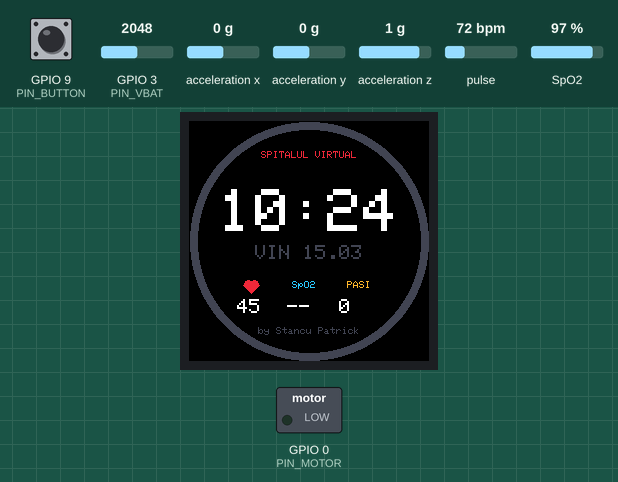
The program below on a simulated ESP32-C3. Parts: 240×240 colour display, switched loads named in the program (green lamp = pin HIGH). The inputs (shaded band) are chosen by the test bench; at power-on: GPIO 3 (PIN_VBAT) = 2048, GPIO 9 (PIN_BUTTON) HIGH, acceleration x 0 g, acceleration y 0 g, acceleration z 1 g, pulse 72 bpm, SpO2 97 % (analog values on the 0–4095 scale). The local clock reads 2024-03-15 10:24:30 at power-on unless the program sets it; nothing arrives over Bluetooth unless stated; a phone connects over Bluetooth LE 3 s after start; pins used as bus, display or sensor lines are not drawn; what the program prints to the serial monitor is not drawn.

Above: at 2.3 s.
2.4 s: GPIO 3 (PIN_VBAT) set to 2136
At 6.3 s:
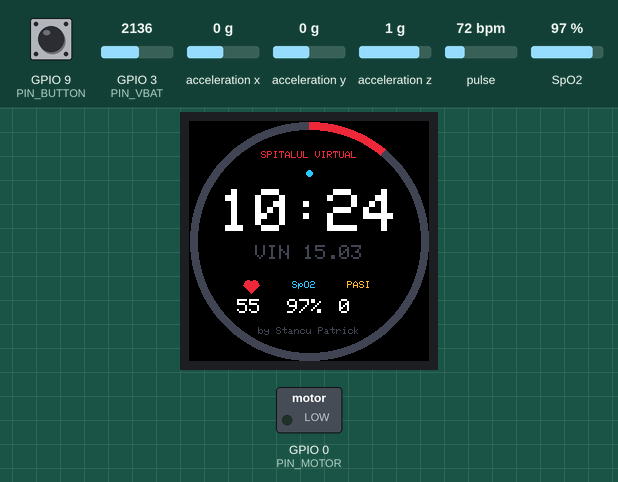
6.8 s: GPIO 9 (PIN_BUTTON) pulled LOW for 1 s
At 8.18 s:
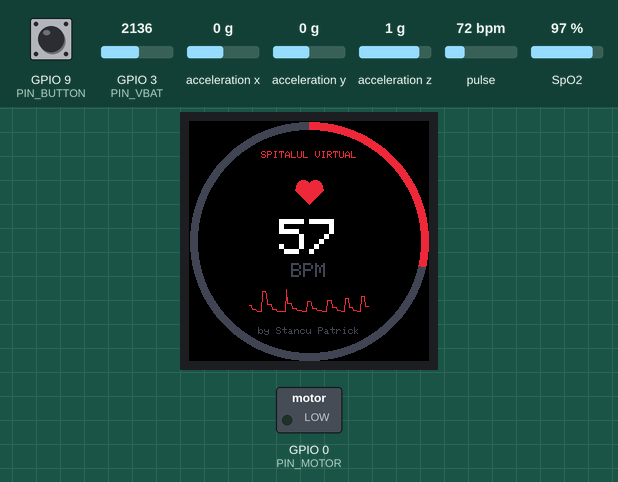
8.4 s: GPIO 9 (PIN_BUTTON) pulled LOW for 1 s
At 10.7 s:
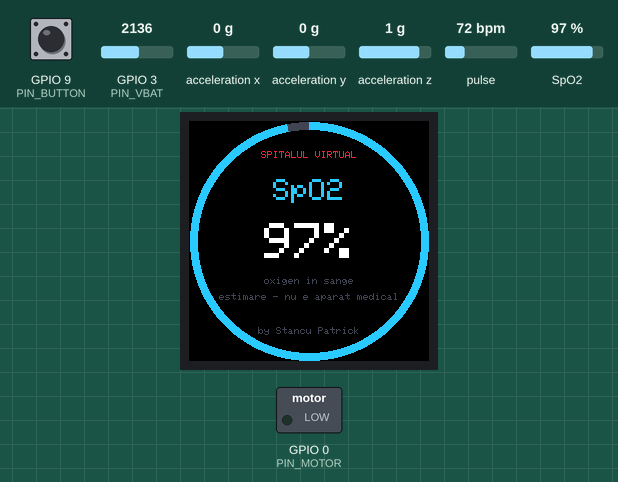
11.0 s: GPIO 9 (PIN_BUTTON) pulled LOW for 1 s
At 12.9 s:
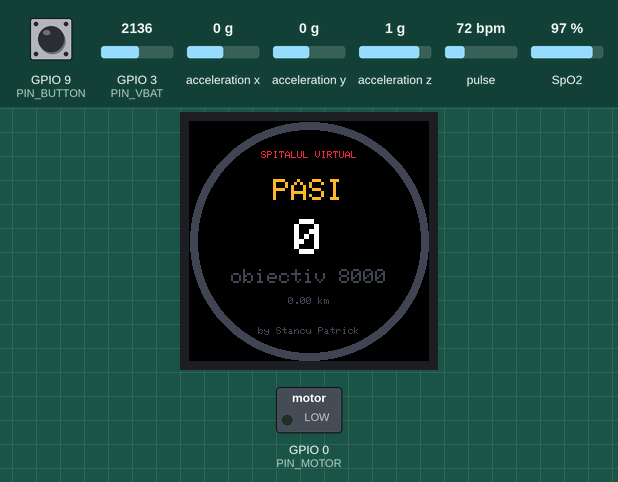
13.6 s: acceleration x set to -1.4 g
At 14.2 s:
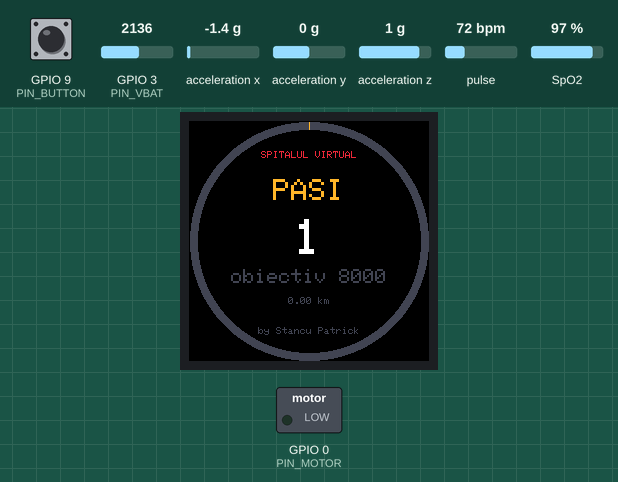
15.3 s: GPIO 9 (PIN_BUTTON) pulled LOW for 0.15 s
At 16.2 s:
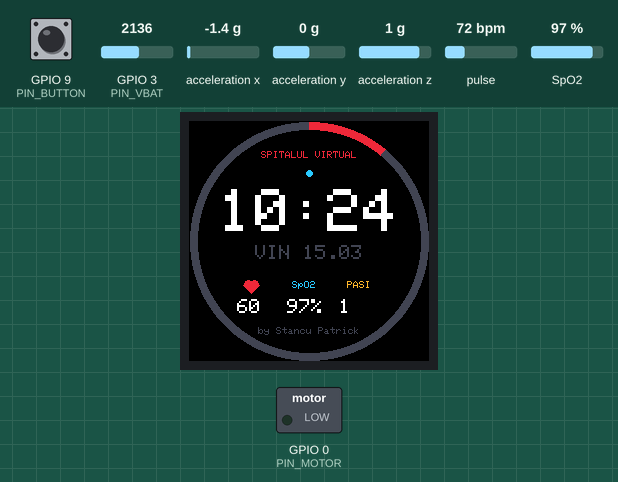
Timing chart, 0 to 18.3 s (numbered marks = the images above; inputs shaded):
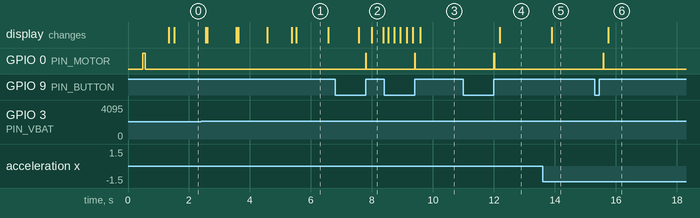

The program:

main.cpp
```cpp
// =====================================================================
//  SPITALUL VIRTUAL smartwatch firmware          made by Stancu Patrick
//  ESP32-C3 + MAX30102 (heart rate, SpO2) + LIS3DH (steps) + GC9A01 round display
//
//  Side button: short press = next screen, long press = screen off/on
//  Bluetooth LE: standard Heart Rate service, name "Spitalul Virtual"
//
//  Hobby project: the readings are estimates, NOT for medical use.
// =====================================================================
#include <Arduino.h>
#include <Wire.h>
#include <WiFi.h>
#include <time.h>
#include <Arduino_GFX_Library.h>
#include <Adafruit_LIS3DH.h>
#include "MAX30105.h"
#include "heartRate.h"
#include "spo2_algorithm.h"
#include <BLEDevice.h>
#include <BLEServer.h>
#include <BLE2902.h>
#include "config.h"

// ------------------------------------------------------------------ display
Arduino_DataBus *bus = new Arduino_ESP32SPI(PIN_LCD_DC, PIN_LCD_CS, PIN_LCD_SCK, PIN_LCD_MOSI, GFX_NOT_DEFINED);
Arduino_GFX *panel = new Arduino_GC9A01(bus, GFX_NOT_DEFINED /* RES is tied to EN */, 0, true /* IPS */);
Arduino_Canvas *gfx = new Arduino_Canvas(240, 240, panel);   // draw off-screen, then flush = no flicker
const int CX = 120, CY = 120;
uint16_t C_BG, C_TXT, C_DIM, C_RED, C_CYAN, C_GREEN, C_AMBER;

// ------------------------------------------------------------------ sensors
MAX30105 hr;
Adafruit_LIS3DH acc;
bool hrOk = false, accOk = false;

// heart rate (beat detection) + SpO2 (Maxim algorithm on 100-sample windows)
const int BUF = 100;
uint32_t irBuf[BUF], redBuf[BUF];
int bufFill = 0, newSamples = 0;
int bpm = 0, spo2 = 0;
float bpmAvg = 0;
uint32_t lastBeat = 0;
bool finger = false;
int16_t wave[120]; int waveIdx = 0;

// steps
uint32_t steps = 0, lastStep = 0;
float accLP = 9.81f, accMean = 9.81f;
bool above = false;
const uint32_t STEP_GOAL = 8000;

// ui
int screen = 0;
const int SCREENS = 4;
bool screenOn = true;
uint32_t lastInput = 0, lastDraw = 0, lastHrNotify = 0;
uint32_t btnDown = 0; bool btnLatched = false;

// ble
BLECharacteristic *hrChar = nullptr;
bool bleConnected = false;
class SrvCB : public BLEServerCallbacks {
  void onConnect(BLEServer *) override { bleConnected = true; }
  void onDisconnect(BLEServer *) override { bleConnected = false; BLEDevice::startAdvertising(); }
};

// ------------------------------------------------------------------ helpers
void buzz(int ms) { digitalWrite(PIN_MOTOR, HIGH); delay(ms); digitalWrite(PIN_MOTOR, LOW); }
void backlight(uint8_t v) { ledcWrite(0, v); }

int batteryMv() { return analogReadMilliVolts(PIN_VBAT) * 2; }
int batteryPct() { return constrain(map(batteryMv(), 3350, 4150, 0, 100), 0, 100); }

void centerText(const char *s, int y, uint8_t size, uint16_t col) {
  int16_t x1, y1; uint16_t w, h;
  gfx->setTextSize(size);
  gfx->getTextBounds(s, 0, 0, &x1, &y1, &w, &h);
  gfx->setTextColor(col);
  gfx->setCursor(CX - w / 2 - x1, y - h / 2 - y1);
  gfx->print(s);
}

void heart(int x, int y, int r, uint16_t col) {
  gfx->fillCircle(x - r / 2, y - r / 3, r / 2 + 1, col);
  gfx->fillCircle(x + r / 2, y - r / 3, r / 2 + 1, col);
  gfx->fillTriangle(x - r - 1, y - r / 6, x + r + 1, y - r / 6, x, y + r, col);
}

void ring(float frac, uint16_t col, int r1 = 112, int r2 = 119) {
  gfx->fillArc(CX, CY, r2, r1, 0, 360, C_DIM);
  if (frac > 0) gfx->fillArc(CX, CY, r2, r1, 270, 270 + 360.0f * constrain(frac, 0.0f, 1.0f), col);
}

void getNow(struct tm &t) {
  if (!getLocalTime(&t, 0)) {             // no NTP: count from the build time
    static time_t base = 0;
    if (!base) {
      struct tm b = {}; strptime(__DATE__ " " __TIME__, "%b %d %Y %H:%M:%S", &b); base = mktime(&b);
    }
    time_t n = base + millis() / 1000; localtime_r(&n, &t);
  }
}

// ------------------------------------------------------------------ screens
void drawBrand() {
  centerText("SPITALUL VIRTUAL", 34, 1, C_RED);
  centerText("by Stancu Patrick", 210, 1, C_DIM);
}

void drawWatchFace() {
  struct tm t; getNow(t);
  char buf[32];
  ring(batteryPct() / 100.0f, batteryPct() > 20 ? C_GREEN : C_RED);
  drawBrand();
  snprintf(buf, sizeof buf, "%02d:%02d", t.tm_hour, t.tm_min);
  centerText(buf, 92, 6, C_TXT);
  static const char *days[] = {"DUM", "LUN", "MAR", "MIE", "JOI", "VIN", "SAM"};
  snprintf(buf, sizeof buf, "%s %02d.%02d", days[t.tm_wday], t.tm_mday, t.tm_mon + 1);
  centerText(buf, 132, 2, C_DIM);
  // three small stats
  heart(62, 165, 7, C_RED);
  snprintf(buf, sizeof buf, "%d", finger ? bpm : 0);
  gfx->setTextSize(2); gfx->setTextColor(C_TXT); gfx->setCursor(48, 178); gfx->print(finger && bpm ? buf : "--");
  gfx->setTextColor(C_CYAN); gfx->setCursor(103, 160); gfx->setTextSize(1); gfx->print("SpO2");
  snprintf(buf, sizeof buf, "%d%%", spo2);
  gfx->setTextSize(2); gfx->setTextColor(C_TXT); gfx->setCursor(98, 178); gfx->print(finger && spo2 ? buf : "--");
  gfx->setTextColor(C_AMBER); gfx->setTextSize(1); gfx->setCursor(158, 160); gfx->print("PASI");
  snprintf(buf, sizeof buf, "%lu", (unsigned long)steps);
  gfx->setTextSize(2); gfx->setTextColor(C_TXT); gfx->setCursor(150, 178); gfx->print(buf);
  if (bleConnected) gfx->fillCircle(CX, 52, 3, C_CYAN);
}

void drawHeart() {
  char buf[16];
  ring(finger ? bpm / 200.0f : 0, C_RED);
  drawBrand();
  bool beat = millis() - lastBeat < 150;
  heart(CX, 70, beat ? 16 : 13, C_RED);
  snprintf(buf, sizeof buf, "%d", bpm);
  centerText(finger && bpm ? buf : "--", 118, 5, C_TXT);
  centerText("BPM", 150, 2, C_DIM);
  // pulse waveform
  int32_t mn = INT16_MAX, mx = INT16_MIN;
  for (int i = 0; i < 120; i++) { mn = min<int32_t>(mn, wave[i]); mx = max<int32_t>(mx, wave[i]); }
  int span = max<int32_t>(1, mx - mn);
  for (int i = 1; i < 120; i++) {
    int a = wave[(waveIdx + i - 1) % 120], b = wave[(waveIdx + i) % 120];
    gfx->drawLine(60 + i - 1, 190 - (a - mn) * 22 / span, 60 + i, 190 - (b - mn) * 22 / span, C_RED);
  }
  if (!finger) centerText("pune ceasul pe mana", 172, 1, C_AMBER);
}

void drawSpO2() {
  char buf[16];
  ring(finger ? spo2 / 100.0f : 0, C_CYAN);
  drawBrand();
  centerText("SpO2", 70, 3, C_CYAN);
  snprintf(buf, sizeof buf, "%d%%", spo2);
  centerText(finger && spo2 ? buf : "--", 122, 5, C_TXT);
  centerText("oxigen in sange", 160, 1, C_DIM);
  centerText("estimare - nu e aparat medical", 176, 1, C_DIM);
}

void drawSteps() {
  char buf[24];
  ring((float)steps / STEP_GOAL, C_AMBER);
  drawBrand();
  centerText("PASI", 70, 3, C_AMBER);
  snprintf(buf, sizeof buf, "%lu", (unsigned long)steps);
  centerText(buf, 118, 5, C_TXT);
  snprintf(buf, sizeof buf, "obiectiv %lu", (unsigned long)STEP_GOAL);
  centerText(buf, 156, 2, C_DIM);
  snprintf(buf, sizeof buf, "%.2f km", steps * 0.00075f);
  centerText(buf, 180, 1, C_DIM);
}

void draw() {
  gfx->fillScreen(C_BG);
  switch (screen) {
    case 0: drawWatchFace(); break;
    case 1: drawHeart(); break;
    case 2: drawSpO2(); break;
    case 3: drawSteps(); break;
  }
  gfx->flush();
}

// ------------------------------------------------------------------ sensor loops
void pollHeart() {
  if (!hrOk) return;
  hr.check();
  while (hr.available()) {
    uint32_t red = hr.getFIFORed(), ir = hr.getFIFOIR();
    hr.nextSample();
    finger = ir > 50000;
    wave[waveIdx] = (int16_t)((ir >> 4) & 0x7FFF); waveIdx = (waveIdx + 1) % 120;
    if (finger && checkForBeat(ir)) {
      uint32_t now = millis(), dt = now - lastBeat; lastBeat = now;
      float b = 60000.0f / dt;
      if (b > 35 && b < 210) { bpmAvg = bpmAvg ? bpmAvg * 0.75f + b * 0.25f : b; bpm = (int)(bpmAvg + 0.5f); }
    }
    // rolling window for SpO2
    if (bufFill < BUF) { irBuf[bufFill] = ir; redBuf[bufFill] = red; bufFill++; }
    else {
      memmove(irBuf, irBuf + 1, (BUF - 1) * sizeof(uint32_t)); memmove(redBuf, redBuf + 1, (BUF - 1) * sizeof(uint32_t));
      irBuf[BUF - 1] = ir; redBuf[BUF - 1] = red;
    }
    if (++newSamples >= 25 && bufFill == BUF) {
      newSamples = 0;
      int32_t s, h; int8_t sv, hv;
      maxim_heart_rate_and_oxygen_saturation(irBuf, BUF, redBuf, &s, &sv, &h, &hv);
      if (sv && s > 70 && s <= 100 && finger) spo2 = spo2 ? (spo2 * 3 + s) / 4 : s;
    }
  }
  if (!finger) { bpm = 0; bpmAvg = 0; spo2 = 0; }
}

void pollSteps() {
  if (!accOk) return;
  static uint32_t last = 0;
  if (millis() - last < 20) return;      // 50 Hz
  last = millis();
  sensors_event_t e; acc.getEvent(&e);
  float m = sqrtf(e.acceleration.x * e.acceleration.x + e.acceleration.y * e.acceleration.y + e.acceleration.z * e.acceleration.z);
  accLP += (m - accLP) * 0.25f;          // smooth
  accMean += (accLP - accMean) * 0.02f;  // slow baseline
  uint32_t now = millis();
  if (!above && accLP > accMean + 1.3f) {
    above = true;
    if (now - lastStep > 280) { steps++; lastStep = now; }
  } else if (above && accLP < accMean + 0.3f) above = false;
}

void pollButton() {
  bool down = digitalRead(PIN_BUTTON) == LOW;
  uint32_t now = millis();
  if (down && !btnDown) btnDown = now;
  if (down && !btnLatched && now - btnDown > 900) {          // long press
    btnLatched = true; screenOn = !screenOn; backlight(screenOn ? 200 : 0); buzz(60);
    lastInput = now;
  }
  if (!down && btnDown) {
    if (!btnLatched && now - btnDown > 30) {                 // short press
      if (!screenOn) { screenOn = true; backlight(200); }
      else screen = (screen + 1) % SCREENS;
      buzz(20); lastInput = now; draw();
    }
    btnDown = 0; btnLatched = false;
  }
}

// ------------------------------------------------------------------ setup / loop
void setupBle() {
  BLEDevice::init(DEVICE_NAME);
  BLEServer *srv = BLEDevice::createServer();
  srv->setCallbacks(new SrvCB());
  BLEService *svc = srv->createService(BLEUUID((uint16_t)0x180D));          // Heart Rate service
  hrChar = svc->createCharacteristic(BLEUUID((uint16_t)0x2A37), BLECharacteristic::PROPERTY_NOTIFY);
  hrChar->addDescriptor(new BLE2902());
  svc->start();
  BLEDevice::getAdvertising()->addServiceUUID(BLEUUID((uint16_t)0x180D));
  BLEDevice::startAdvertising();
}

void setupClock() {
  if (strlen(WIFI_SSID) == 0) return;
  WiFi.mode(WIFI_STA); WiFi.begin(WIFI_SSID, WIFI_PASSWORD);
  for (int i = 0; i < 40 && WiFi.status() != WL_CONNECTED; i++) delay(250);
  if (WiFi.status() == WL_CONNECTED) {
    configTzTime(TZ_INFO, "pool.ntp.org", "time.google.com");
    struct tm t; getLocalTime(&t, 5000);
  }
  WiFi.disconnect(true); WiFi.mode(WIFI_OFF);              // save battery
}

void setup() {
  Serial.begin(115200);
  pinMode(PIN_MOTOR, OUTPUT); digitalWrite(PIN_MOTOR, LOW);
  pinMode(PIN_BUTTON, INPUT_PULLUP);
  ledcSetup(0, 5000, 8); ledcAttachPin(PIN_LCD_BLK, 0); backlight(0);
  analogReadResolution(12);

  gfx->begin();
  C_BG = gfx->color565(0, 0, 0);       C_TXT = gfx->color565(255, 255, 255);
  C_DIM = gfx->color565(70, 70, 80);   C_RED = gfx->color565(235, 40, 60);
  C_CYAN = gfx->color565(40, 200, 255); C_GREEN = gfx->color565(40, 220, 120);
  C_AMBER = gfx->color565(255, 180, 40);
  gfx->fillScreen(C_BG);
  // splash
  heart(CX, 95, 22, C_RED);
  gfx->drawLine(40, 140, 85, 140, C_RED); gfx->drawLine(85, 140, 95, 120, C_RED);
  gfx->drawLine(95, 120, 108, 160, C_RED); gfx->drawLine(108, 160, 118, 140, C_RED);
  gfx->drawLine(118, 140, 200, 140, C_RED);
  centerText("SPITALUL", 172, 2, C_TXT); centerText("VIRTUAL", 192, 2, C_TXT);
  centerText("made by Stancu Patrick", 214, 1, C_DIM);
  gfx->flush();
  for (int b = 0; b <= 200; b += 10) { backlight(b); delay(15); }
  buzz(80);

  Wire.begin(PIN_SDA, PIN_SCL, 400000);
  hrOk = hr.begin(Wire, I2C_SPEED_FAST);
  if (hrOk) hr.setup(60 /*LED*/, 4 /*avg*/, 2 /*red+IR*/, 100 /*Hz*/, 411 /*pw*/, 4096 /*range*/);
  accOk = acc.begin(0x19);   // SA0 tied to 3.3 V
  if (accOk) { acc.setRange(LIS3DH_RANGE_4_G); acc.setDataRate(LIS3DH_DATARATE_50_HZ); }
  Serial.printf("Spitalul Virtual: MAX30102 %s, LIS3DH %s, battery %d mV\n",
                hrOk ? "OK" : "missing", accOk ? "OK" : "missing", batteryMv());

  setupClock();
  setupBle();
  delay(600);
  lastInput = millis();
}

void loop() {
  pollHeart();
  pollSteps();
  pollButton();
  uint32_t now = millis();
  if (screenOn && now - lastDraw > 200) { lastDraw = now; draw(); }
  if (screenOn && now - lastInput > 20000) { screenOn = false; backlight(0); }     // auto off
  if (hrChar && bleConnected && finger && bpm && now - lastHrNotify > 1000) {
    lastHrNotify = now;
    uint8_t v[2] = {0x00, (uint8_t)bpm};
    hrChar->setValue(v, 2); hrChar->notify();
  }
  // midnight: reset steps
  static int lastDay = -1; struct tm t; getNow(t);
  if (lastDay != -1 && t.tm_mday != lastDay) steps = 0;
  lastDay = t.tm_mday;
}
```

config.h
```cpp
#pragma once
// ===================== Spitalul Virtual - pin map (matches the KiCad board) =====================
#define PIN_SDA        5   // MAX30102 + LIS3DH
#define PIN_SCL        4
#define PIN_HR_INT    20   // MAX30102 INT (active low)
#define PIN_ACC_INT   21   // LIS3DH INT1
#define PIN_LCD_SCK    6
#define PIN_LCD_MOSI   7
#define PIN_LCD_CS    10
#define PIN_LCD_DC     1
#define PIN_LCD_BLK    2   // backlight (PWM)
#define PIN_BUTTON     9   // side button, active low (also BOOT)
#define PIN_MOTOR      0   // vibration motor MOSFET gate
#define PIN_VBAT       3   // battery / 2 (100k / 100k divider)

// ===================== optional WiFi for the clock (leave empty to skip) =====================
#define WIFI_SSID      ""
#define WIFI_PASSWORD  ""
#define TZ_INFO        "EET-2EEST,M3.5.0/3,M10.5.0/4"   // Romania (Bucharest)

#define DEVICE_NAME    "Spitalul Virtual"
```

Measured:
- the behaviour switches between 2083 and 2084 on GPIO 3 (PIN_VBAT) (found by bisection; images 0 and 1)
- after the input at 2.4 s, the display: first differs from a run without the input after 0.20 s (image 1 shows a later state)
- after the input at 6.8 s, GPIO 0 (PIN_MOTOR): LOW → HIGH after 1.0 s, → LOW 0.02 s later; the display: first differs from a run without the input after 1.2 s (image 2)
- after the input at 8.4 s, GPIO 0 (PIN_MOTOR): LOW → HIGH after 1.0 s, → LOW 0.02 s later; the display: first differs from a run without the input after 1.2 s (image 3)
- after the input at 11.0 s, GPIO 0 (PIN_MOTOR): LOW → HIGH after 1.0 s, → LOW 0.02 s later; the display: changes after 1.2 s (image 4)
- after the input at 13.6 s, the display: changes after 0.29 s (image 5)
- after the input at 15.3 s, GPIO 0 (PIN_MOTOR): LOW → HIGH after 0.28 s, → LOW 0.02 s later; the display: changes after 0.44 s (image 6)
